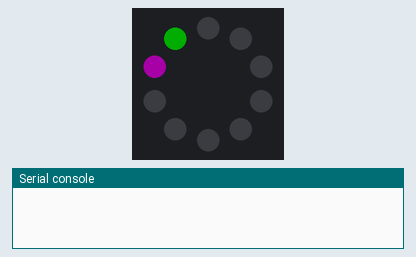
Recording of a program running on a simulated Circuit Playground running CircuitPython. Shown: the board's ring of 10 RGB LEDs (number 0 left of the top, counting anticlockwise), the last lines printed to the serial console. Dim RGB values are drawn brighter than linear.

Above: at 0.1 s.
At 1.1 s:
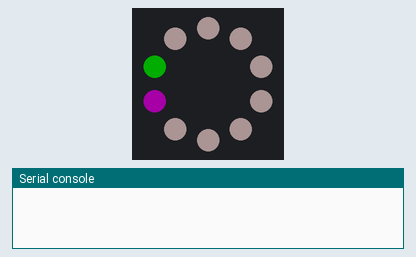
At 2.6 s:
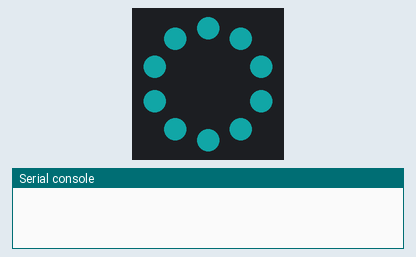
At 4.1 s:
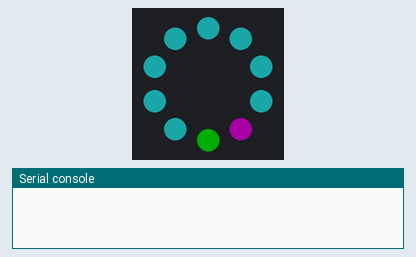
At 5.1 s:
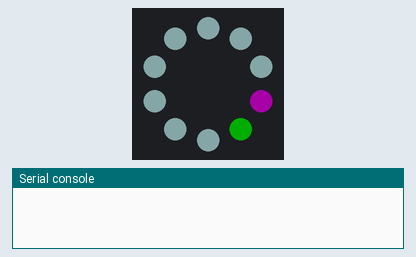
At 9.6 s:
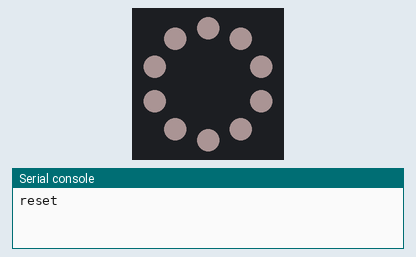

Measured:
- by itself, everything shown: repeats every 9.0 s, in 18 steps
- what the display in image 1 shows lasts 0.5 s, from 1.0 s to 1.5 s

The program:

Neopixel_multipule_flash_lab.py
```python
import time
import board
import neopixel

# Calls the circuit Python neopixel library, specifies the default board
# pins for the Neopixels, and the number of neopixels to access.  Returns a
# list 'pixels' of indexable neopixles
x = 10
i = 0
colorsfill = [230,200,20,30,160,255,140,70,90,220]
pixels = neopixel.NeoPixel(board.NEOPIXEL, 10, brightness = 0.2)

while True:  # indexes the first element of the 'pixels' list and points to the
    # first (and only) Neopixel in the 'pixels' list

    pixels[i]=(0, 255, 0)
    pixels[i+1]= (200, 0, 200)
    time.sleep(0.5)
    pixels.fill((colorsfill[i], 200, 200))
    time.sleep(0.5)
    if i >= 8 :
        i = -1
        print ("reset")
    i += 1
```
